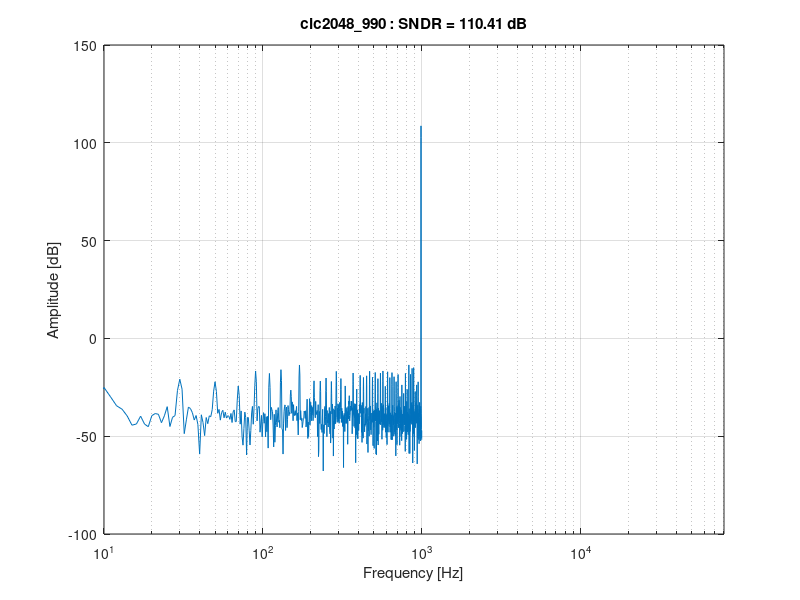

MATLAB code for this plot:
%close all;
v1 =  load("cic2048_990.txt"); %add file here
v1=v1-0.5; % Remove the DC component from digital signal.

NFFTv = 2000; %last this many samples will be used to plot fft
OSR = 2048;
Fs = 2e3; %sampling frequency
len = length(v1);
v1 = v1(len-NFFTv+1:end); % Take last NFFTv samples of v1
L = length(v1);
FS = 1;
fv = Fs / 2 * linspace(0, 1, NFFTv / 2 + 1); % Frequency vector (Hz)


%no changes required below this line

% Compute PSD & plot
% Use this for no LEAKAGE :)

wind = 0.5 - 0.5*cos(2*pi*(0:L-1)'/L);   % = hann(L,'periodic') (no toolbox needed)
fft_outv = fft(v1 .* wind, NFFTv);
% Ptot = (abs(fft_outv)).^2; % Power spectrum of the signal

% Normalise the peak of signal

Ptot = (abs(fft_outv)/(FS * sum(wind) * 1/4)).^2; % Power spectrum of the signal
fft_onesided = abs(Ptot(1:NFFTv/2+1));
figure('Name','cic2048_990');
semilogx(fv, 10*log10(fft_onesided)); 
xlim([10, 80e3])
xlabel('Frequency [Hz]');
ylabel('Amplitude [dB]');
grid on;

% SNDR calculation
% Select appropriate signal bin for SNDR calculation
fin = 990;
k = round(fin * NFFTv / Fs) + 1;
sigbin = k-1:k+1;
% For signal power, integrate over input signal BW
sigpow = sum(fft_onesided(sigbin));
% For noise Power, integrate till nyquist frequency and subtract signal
% power.
% npow = sum(fft_onesided(3:end)) - sigpow;
npow = sum(fft_onesided(3:round(end))) - sigpow;

sndr = 10*log10(sigpow./npow); % Compute SNDR
title(sprintf('cic2048_990 : SNDR = %.2f dB', sndr), 'Interpreter','none');
fprintf('cic2048_990  (fin = 990 Hz)  ->  SNDR = %.2f dB\n', sndr);
